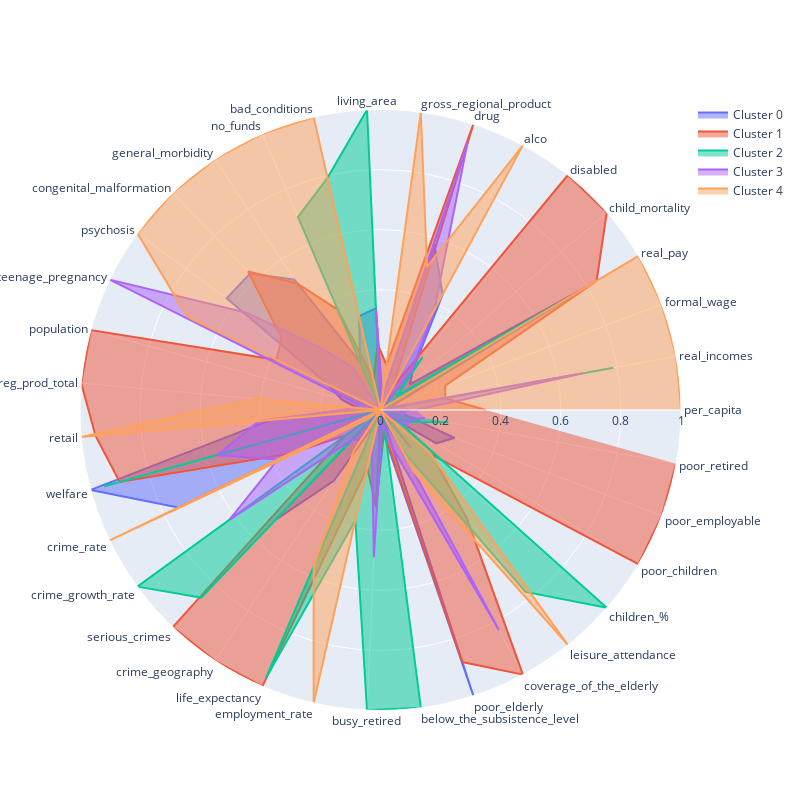

Source (notebook cell):
### Code cell
# строим полярную диаграмму
plot_cluster_profile(grouped_df, 5)

### Figure 1 — Plotly figure (JSON) as saved in the notebook; plotly's stock layout.template omitted (floating-point values rounded to 4 significant figures)
{"data": [{"fill": "toself", "name": "Cluster 0", "r": [0.09806, 0.0, 0.04529, 0.8007, 0.1294, 0.1753, 0.4361, 0.5803, 0.04362, 0.3388, 0.3203, 0.1719, 0.5198, 0.6278, 0.6327, 0.1921, 0.1354, 0.07883, 0.3665, 1.0, 0.748, 0.0, 0.5059, 0.2832, 0.05513, 0.0, 0.3122, 0.08237, 1.0, 0.0, 0.1614, 0.01743, 0.2162, 0.2635, 0.07849], "theta": ["per_capita", "real_incomes", "formal_wage", "real_pay", "child_mortality", "disabled", "alco", "drug", "gross_regional_product", "living_area", "bad_conditions", "no_funds", "general_morbidity", "congenital_malformation", "psychosis", "teenage_pregnancy", "population", "reg_prod_total", "retail", "welfare", "crime_rate", "crime_growth_rate", "serious_crimes", "сrime_geography", "life_expectancy", "employment_rate", "busy_retired", "below_the_subsistence_level", "poor_elderly", "coverage_of_the_elderly", "leisure_attendance", "children_%", "poor_children", "poor_employable", "poor_retired"], "type": "scatterpolar"}, {"fill": "toself", "name": "Cluster 1", "r": [0.3504, 0.2191, 0.23, 0.8377, 1.0, 1.0, 0.08523, 1.0, 0.1508, 0.219, 0.1033, 0.3635, 0.5053, 0.6374, 0.4061, 0.385, 1.0, 1.0, 0.9524, 0.9003, 0.3353, 0.144, 1.0, 1.0, 1.0, 0.1983, 0.3239, 0.06867, 0.8819, 1.0, 0.4615, 0.2276, 1.0, 1.0, 1.0], "theta": ["per_capita", "real_incomes", "formal_wage", "real_pay", "child_mortality", "disabled", "alco", "drug", "gross_regional_product", "living_area", "bad_conditions", "no_funds", "general_morbidity", "congenital_malformation", "psychosis", "teenage_pregnancy", "population", "reg_prod_total", "retail", "welfare", "crime_rate", "crime_growth_rate", "serious_crimes", "сrime_geography", "life_expectancy", "employment_rate", "busy_retired", "below_the_subsistence_level", "poor_elderly", "coverage_of_the_elderly", "leisure_attendance", "children_%", "poor_children", "poor_employable", "poor_retired"], "type": "scatterpolar"}, {"fill": "toself", "name": "Cluster 2", "r": [0.0, 0.7877, 0.0, 0.752, 0.07256, 0.2255, 0.0, 0.0, 0.0, 1.0, 0.7924, 0.6987, 0.0, 0.0, 0.0, 0.0, 0.0, 0.0, 0.0, 0.9544, 0.0, 1.0, 0.8636, 0.0, 0.9709, 0.3763, 1.0, 1.0, 0.03089, 0.1495, 0.7743, 1.0, 0.06253, 0.1144, 0.2297], "theta": ["per_capita", "real_incomes", "formal_wage", "real_pay", "child_mortality", "disabled", "alco", "drug", "gross_regional_product", "living_area", "bad_conditions", "no_funds", "general_morbidity", "congenital_malformation", "psychosis", "teenage_pregnancy", "population", "reg_prod_total", "retail", "welfare", "crime_rate", "crime_growth_rate", "serious_crimes", "сrime_geography", "life_expectancy", "employment_rate", "busy_retired", "below_the_subsistence_level", "poor_elderly", "coverage_of_the_elderly", "leisure_attendance", "children_%", "poor_children", "poor_employable", "poor_retired"], "type": "scatterpolar"}, {"fill": "toself", "name": "Cluster 3", "r": [0.1178, 0.6854, 0.01407, 0.0, 0.0, 0.1684, 0.3774, 0.94, 0.0355, 0.3383, 0.0, 0.0, 0.1702, 0.2837, 0.5509, 1.0, 0.08403, 0.07239, 0.405, 0.5653, 0.379, 0.621, 0.1375, 0.1189, 0.0, 0.1292, 0.4906, 0.04034, 0.1337, 0.8313, 0.0, 0.0, 0.1034, 0.1004, 0.1506], "theta": ["per_capita", "real_incomes", "formal_wage", "real_pay", "child_mortality", "disabled", "alco", "drug", "gross_regional_product", "living_area", "bad_conditions", "no_funds", "general_morbidity", "congenital_malformation", "psychosis", "teenage_pregnancy", "population", "reg_prod_total", "retail", "welfare", "crime_rate", "crime_growth_rate", "serious_crimes", "сrime_geography", "life_expectancy", "employment_rate", "busy_retired", "below_the_subsistence_level", "poor_elderly", "coverage_of_the_elderly", "leisure_attendance", "children_%", "poor_children", "poor_employable", "poor_retired"], "type": "scatterpolar"}, {"fill": "toself", "name": "Cluster 4", "r": [1.0, 1.0, 1.0, 1.0, 0.01019, 0.0, 1.0, 0.5009, 1.0, 0.0, 1.0, 1.0, 1.0, 1.0, 1.0, 0.713, 0.0007575, 0.4167, 1.0, 0.0, 1.0, 0.05316, 0.0, 0.1609, 0.5659, 1.0, 0.0, 0.0, 0.0, 0.2341, 1.0, 0.2186, 0.0, 0.0, 0.0], "theta": ["per_capita", "real_incomes", "formal_wage", "real_pay", "child_mortality", "disabled", "alco", "drug", "gross_regional_product", "living_area", "bad_conditions", "no_funds", "general_morbidity", "congenital_malformation", "psychosis", "teenage_pregnancy", "population", "reg_prod_total", "retail", "welfare", "crime_rate", "crime_growth_rate", "serious_crimes", "сrime_geography", "life_expectancy", "employment_rate", "busy_retired", "below_the_subsistence_level", "poor_elderly", "coverage_of_the_elderly", "leisure_attendance", "children_%", "poor_children", "poor_employable", "poor_retired"], "type": "scatterpolar"}], "layout": {"autosize": false, "height": 800, "showlegend": true, "width": 800}}
